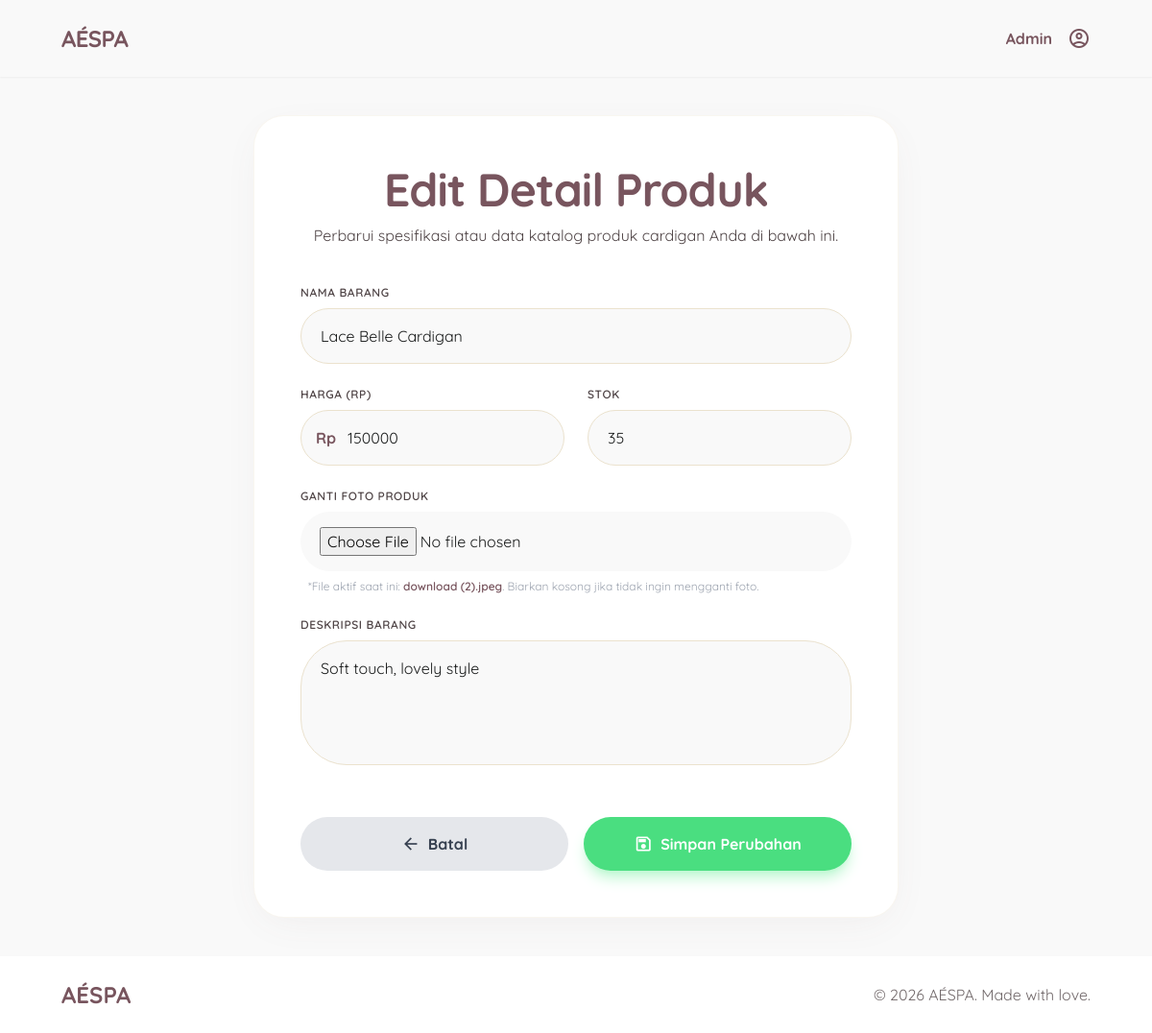
The app's page /admin/edit.php?id=8 (signed in) with its own data.
### tables this page shows
CREATE TABLE `barang` (
  `id` int NOT NULL,
  `nama_barang` varchar(100) NOT NULL,
  `harga` int NOT NULL,
  `stok` int NOT NULL,
  `foto` text NOT NULL,
  `deskripsi` text
);

### admin/edit.php (the view, shortened to what this page needs)
<?php
include '../koneksi.php';
$id = mysqli_real_escape_string($koneksi, $_GET['id']);
$query_ambil = mysqli_query($koneksi, "SELECT * FROM barang WHERE id = '$id'");
$data_lama = mysqli_fetch_assoc($query_ambil);
?>
<!DOCTYPE html>
<html lang="id">
<head>
    <script src="https://cdn.tailwindcss.com?plugins=forms,container-queries"></script>
    <script id="tailwind-config">
        tailwind.config = {
            darkMode: "class",
            theme: {
                extend: {
                    "colors": {
                        "surface-variant": "#e2e2e2",
                        "tertiary-container": "#ffd4c2",
                        "secondary-fixed-dim": "#cfc6b3",
                        "tertiary-fixed-dim": "#edbca6",
                        "surface-container-highest": "#e2e2e2",
                        "on-secondary-container": "#6a6454",
                        "tertiary-fixed": "#ffdbcc",
                        "outline-variant": "#d3c3c5",
                        "error-container": "#ffdad6",
                        "on-secondary": "#ffffff",
                        "secondary-fixed": "#ebe2ce",
                        "on-primary-fixed": "#2d141c",
                        "on-tertiary-container": "#7e5847",
                        "surface-container-low": "#f3f3f4",
                        "outline": "#817476",
                        "tertiary": "#7b5644",
                        "on-primary": "#ffffff",
                        "on-tertiary": "#ffffff",
                        "on-primary-container": "#7a5761",
                        "on-secondary-fixed-variant": "#4c4638",
                        "primary-fixed": "#ffd9e2",
                        "error": "#ba1a1a",
                        "surface-container": "#eeeeee",
                        "surface": "#f9f9f9",
                        "on-tertiary-fixed-variant": "#613e2e",
                        "surface-dim": "#dadada",
                        "inverse-primary": "#e7bbc6",
                        "on-surface": "#1a1c1c",
                        "inverse-on-surface": "#f0f1f1",
                        "on-error-container": "#93000a",
                        "on-tertiary-fixed": "#2f1407",
                        "surface-bright": "#f9f9f9",
                        "primary-fixed-dim": "#e7bbc6",
                        "on-primary-fixed-variant": "#5e3e47",
                        "on-secondary-fixed": "#1f1b0f",
                        "inverse-surface": "#2f3131",
                        "primary-container": "#ffd1dc",
                        "secondary": "#645e4f",
                        "background": "#f9f9f9",
                        "on-background": "#1a1c1c",
                        "secondary-container": "#ebe2ce",
                        "surface-container-high": "#e8e8e8",
                        "on-surface-variant": "#4f4446",
                        "on-error": "#ffffff",
                        "surface-container-lowest": "#ffffff",
                        "primary": "#78555e",
                        "surface-tint": "#78555e"
                    },
                    "borderRadius": {
                        "DEFAULT": "1rem",
                        "lg": "2rem",
                        "xl": "3rem",
                        "full": "9999px"
                    },
                    "spacing": {
                        "container-padding-desktop": "64px",
                        "unit": "4px",
                        "gutter": "24px",
                        "section-gap": "80px",
                        "container-padding-mobile": "20px"
                    },
                    "fontFamily": {
                        "display-lg-mobile": ["Quicksand"],
                        "label-sm": ["Quicksand"],
                        "body-lg": ["Quicksand"],
                        "display-lg": ["Quicksand"],
                        "headline-md": ["Quicksand"],
                        "body-md": ["Quicksand"]
                    },
                    "fontSize": {
                        "display-lg-mobile": ["32px", {"lineHeight": "40px", "letterSpacing": "-0.02em", "fontWeight": "700"}],
                        "label-sm": ["12px", {"lineHeight": "16px", "letterSpacing": "0.05em", "fontWeight": "600"}],
                        "body-lg": ["18px", {"lineHeight": "28px", "fontWeight": "400"}],
                        "display-lg": ["48px", {"lineHeight": "56px", "letterSpacing": "-0.02em", "fontWeight": "700"}],
                        "headline-md": ["24px", {"lineHeight": "32px", "fontWeight": "600"}],
                        "body-md": ["16px", {"lineHeight": "24px", "fontWeight": "400"}]
                    }
                },
            },
        }
    </script>
</head>
<body class="bg-surface text-on-surface min-h-screen flex flex-col">
    <header class="w-full top-0 sticky bg-surface dark:bg-surface-dim z-50 shadow-sm">
        <nav class="flex justify-between items-center px-container-padding-mobile md:px-container-padding-desktop h-20 w-full max-w-7xl mx-auto">
            <div class="font-display-lg text-headline-md text-primary dark:text-primary-fixed tracking-tight font-bold">
                AÉSPA
            </div>
            <div class="flex items-center gap-4 text-primary">
                <span class="text-primary font-bold">Admin</span>
                <span class="material-symbols-outlined cursor-pointer hover:scale-105 transition-transform" data-icon="account_circle">account_circle</span>
            </div>
        </nav>
    </header>
    <main class="flex-grow flex items-center justify-center py-10 px-container-padding-mobile">
        <div class="w-full max-w-2xl bg-surface-container-lowest rounded-lg p-8 md:p-12 soft-shadow border border-secondary-container/30">
            <div class="mb-10 text-center">
                <h1 class="font-display-lg text-display-lg-mobile md:text-display-lg text-primary mb-2">Edit Detail Produk</h1>
                <p class="text-on-surface-variant font-body-md">Perbarui spesifikasi atau data katalog produk cardigan Anda di bawah ini.</p>
            </div>
            <form class="space-y-6" action="" method="POST" enctype="multipart/form-data">
                <div class="space-y-2">
                    <label class="block font-label-sm text-label-sm text-on-surface-variant uppercase tracking-wider">Nama Barang</label>
                    <input name="nama_barang" value="<?php echo $data_lama['nama_barang']; ?>" class="w-full px-5 py-4 rounded-xl border-1.5 border-secondary-container bg-surface focus-ring transition-all text-body-md font-body-md text-on-surface" type="text" required/>
                </div>
                <div class="grid grid-cols-1 md:grid-cols-2 gap-6">
                    <div class="space-y-2">
                        <label class="block font-label-sm text-label-sm text-on-surface-variant uppercase tracking-wider">Harga (Rp)</label>
                        <div class="relative">
                            <span class="absolute left-4 top-1/2 -translate-y-1/2 text-primary font-bold">Rp</span>
                            <input name="harga" value="<?php echo $data_lama['harga']; ?>" class="w-full pl-12 pr-5 py-4 rounded-xl border-1.5 border-secondary-container bg-surface focus-ring transition-all text-body-md font-body-md text-on-surface" type="number" required/>
                        </div>
                    </div>
                    <div class="space-y-2">
                        <label class="block font-label-sm text-label-sm text-on-surface-variant uppercase tracking-wider">Stok</label>
                        <input name="stok" value="<?php echo $data_lama['stok']; ?>" class="w-full px-5 py-4 rounded-xl border-1.5 border-secondary-container bg-surface focus-ring transition-all text-body-md font-body-md text-on-surface" type="number" required/>
                    </div>
                </div>
                <div class="space-y-2">
                    <label class="block font-label-sm text-label-sm text-on-surface-variant uppercase tracking-wider">Ganti Foto Produk</label>
                    <div class="relative">
                        <input name="foto" class="w-full px-5 py-4 rounded-xl border-1.5 border-secondary-container bg-surface focus-ring transition-all text-body-md font-body-md text-on-surface" type="file" accept="image/*"/>
                    </div>
                    <p class="text-xs text-gray-400 mt-1 pl-2">
                        *File aktif saat ini: <span class="text-primary font-semibold"><?php echo $data_lama['foto']; ?></span>. Biarkan kosong jika tidak ingin mengganti foto.
                    </p>
                </div>
                <div class="space-y-2">
                    <label class="block font-label-sm text-label-sm text-on-surface-variant uppercase tracking-wider">Deskripsi Barang</label>
                    <textarea name="deskripsi" class="w-full px-5 py-4 rounded-xl border-1.5 border-secondary-container bg-surface focus-ring transition-all text-body-md font-body-md text-on-surface resize-none" rows="4" required><?php echo $data_lama['deskripsi']; ?></textarea>
                </div>
                <div class="flex flex-col md:flex-row gap-4 pt-6">
                    <a href="index.php" class="flex-1 order-2 md:order-1 py-4 rounded-full bg-gray-200 text-gray-700 font-bold hover:bg-gray-300 transition-all text-center flex items-center justify-center gap-2">
                        <span class="material-symbols-outlined text-[20px]">arrow_back</span>
                        Batal
                    </a>
                    <button name="edit" class="flex-1 order-1 md:order-2 py-4 rounded-full bg-[#4ade80] text-white font-bold shadow-lg shadow-green-200 hover:bg-[#22c55e] transition-all flex items-center justify-center gap-2" type="submit">
                        <span class="material-symbols-outlined text-[20px]">save</span>
                        Simpan Perubahan
                    </button>
                </div>
            </form>
        </div>
    </main>
    <footer class="w-full mt-auto bg-surface-container-lowest dark:bg-surface-container-highest">
        <div class="flex flex-col md:flex-row justify-between items-center py-6 px-container-padding-mobile md:px-container-padding-desktop w-full max-w-7xl mx-auto">
            <div class="font-display-lg text-headline-md text-primary mb-4 md:mb-0 font-bold">
                AÉSPA
            </div>
            <div class="text-on-surface-variant font-body-md text-body-md opacity-80">
                © 2026 AÉSPA. Made with love.
            </div>
        </div>
    </footer>
</body>
</html>

### admin/edit.php (style rules this page uses)
body { font-family: 'Quicksand', sans-serif; background-color: #f9f9f9; }
.material-symbols-outlined { font-variation-settings: 'FILL' 0, 'wght' 400, 'GRAD' 0, 'opsz' 24; }
.soft-shadow { box-shadow: 0 10px 40px -10px rgba(120, 85, 94, 0.08); }

### records on screen
barang: nama_barang "Lace Belle Cardigan", harga "150000", stok "35", foto "download (2).jpeg", deskripsi "Soft touch, lovely style"
